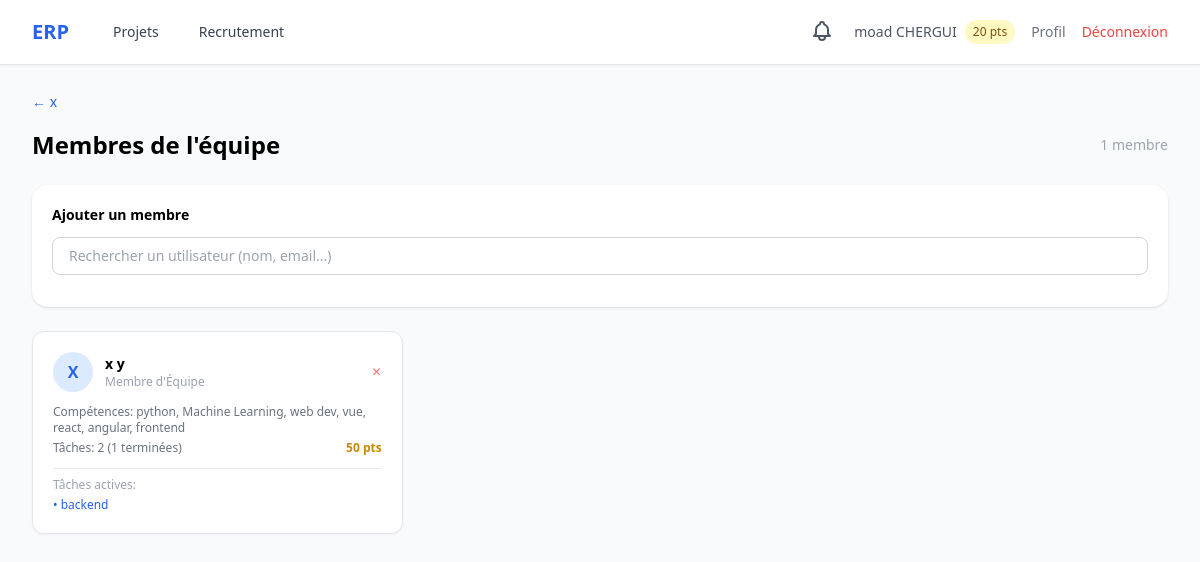
Page /projects/1/members/ (signed in) on the committed database.
### accounts/models.py (models this page shows, shortened)
class User(AbstractUser):
    class Role(models.TextChoices):
        ADMIN = 'admin', 'Administrateur'
        HR_MANAGER = 'hr_manager', 'Responsable RH'
        PROJECT_MANAGER = 'project_manager', 'Chef de Projet'
        TEAM_MEMBER = 'team_member', "Membre d'Équipe"
    role = models.CharField(max_length=20, choices=Role.choices, default=Role.TEAM_MEMBER)
    skills = models.TextField(blank=True, help_text="Compétences séparées par des virgules")
    avatar = models.ImageField(upload_to='avatars/', blank=True, null=True)
    reward_points = models.IntegerField(default=0)
    department = models.ForeignKey(
        Department, on_delete=models.SET_NULL, null=True, blank=True,
        related_name='members', verbose_name="Département"
    )
    @property
    def is_hr(self):
        return self.role == self.Role.HR_MANAGER

### projects/models.py (models this page shows, shortened)
class Project(models.Model):
    name = models.CharField(max_length=200, verbose_name="Nom du projet")
    description = models.TextField(blank=True, verbose_name="Description")
    start_date = models.DateField(verbose_name="Date de début")
    end_date = models.DateField(verbose_name="Date de fin")
    manager = models.ForeignKey(settings.AUTH_USER_MODEL, on_delete=models.CASCADE,
                                 related_name='managed_projects')
    members = models.ManyToManyField(settings.AUTH_USER_MODEL, blank=True,
                                     related_name='projects')
    created_at = models.DateTimeField(auto_now_add=True)
    class Meta:
        ordering = ['-created_at']
        verbose_name = "Projet"

class Task(models.Model):
    class Priority(models.TextChoices):
        LOW = 'low', 'Basse'
        MEDIUM = 'medium', 'Moyenne'
        HIGH = 'high', 'Haute'
        URGENT = 'urgent', 'Urgente'
    class TimeSlot(models.TextChoices):
        MORNING = 'morning', 'Matin'
        AFTERNOON = 'afternoon', 'Après-midi'
    project = models.ForeignKey(Project, on_delete=models.CASCADE, related_name='tasks')
    title = models.CharField(max_length=200, verbose_name="Titre")
    description = models.TextField(blank=True, verbose_name="Description")
    status = models.CharField(max_length=50, default='todo', verbose_name="Statut")
    priority = models.CharField(max_length=10, choices=Priority.choices,
                                 default=Priority.MEDIUM)
    time_slot = models.CharField(max_length=10, choices=TimeSlot.choices,
                                  blank=True, verbose_name="Créneau")
    assigned_to = models.ManyToManyField(settings.AUTH_USER_MODEL, blank=True,
                                          related_name='assigned_tasks')
    deadline = models.DateField(null=True, blank=True, verbose_name="Échéance")
    points = models.IntegerField(default=10, verbose_name="Points de récompense")
    completed_at = models.DateTimeField(null=True, blank=True)
    created_at = models.DateTimeField(auto_now_add=True)
    updated_at = models.DateTimeField(auto_now=True)
    class Meta:
        ordering = ['-priority', 'deadline']
        verbose_name = "Tâche"

### projects/views.py (the view)
# urls.py: path('<int:pk>/members/', views.members_view, name='members_view'),
@login_required
@role_required('admin', 'project_manager')
def members_view(request, pk):
    project = get_object_or_404(Project, pk=pk)
    members = project.members.all()
    member_data = []
    for m in members:
        tasks_count = project.tasks.filter(assigned_to=m).count()
        done_count = project.tasks.filter(assigned_to=m, status='done').count()
        active_tasks = project.tasks.filter(assigned_to=m).exclude(status='done')
        member_data.append({
            'member': m, 'tasks_count': tasks_count,
            'done_count': done_count, 'active_tasks': active_tasks,
        })
    return render(request, 'projects/members.html', {
        'project': project, 'member_data': member_data,
    })

### notifications/context_processors.py (called while the page is built)
def unread_notifications_count(request):
    if request.user.is_authenticated:
        count = request.user.notifications.filter(is_read=False).count()
    else:
        count = 0
    return {'unread_notifications_count': count}

### templates/projects/members.html (shortened to what this page needs)
{% extends 'base.html' %}
{% block content %}
<div class="mb-4">
    <a href="{% url 'projects:project_detail' project.pk %}" class="text-blue-600 text-sm hover:underline">←       {{ project.name }}</a>
</div>
<div class="flex justify-between items-center mb-6">
    <h1 class="text-2xl font-bold">Membres de l'équipe</h1>
    <span class="text-sm text-gray-400">{{ member_data|length }} membre{{ member_data|length|pluralize }}</span>
</div>
{% if user.is_superuser or user.role == 'admin' or user.is_project_manager %}
<div class="bg-white rounded-2xl shadow p-5 mb-6">
    <h2 class="font-semibold text-sm mb-3">Ajouter un membre</h2>
    <input type="text" name="q" placeholder="Rechercher un utilisateur (nom, email...)"
        hx-get="{% url 'projects:member_search' project.pk %}" hx-trigger="keyup changed delay:300ms"
        hx-target="#search-results" hx-swap="innerHTML"
        class="w-full px-4 py-2 border border-gray-300 rounded-lg focus:ring-2 focus:ring-blue-500 text-sm">
</div>
{% endif %}
<div id="member-list">
    {% include 'projects/partials/member_list.html' %}
</div>
{% endblock %}

### templates/base.html (shortened to what this page needs)
<!doctype html>
<html lang="fr" class="h-full bg-gray-50">
  <head>
    <script src="https://cdn.tailwindcss.com"></script>
  </head>
  <body class="h-full" hx-headers='{"X-CSRFToken": "{{ csrf_token }}"}'>
    <div class="min-h-full">
      <nav class="bg-white shadow-sm border-b">
        <div class="mx-auto max-w-7xl px-4 sm:px-6 lg:px-8">
          <div class="flex h-16 items-center justify-between">
            <div class="flex items-center space-x-8">
              <a
                href="{% url 'projects:dashboard' %}"
                class="text-xl font-bold text-blue-600"
                >ERP</a
              >
              {% if user.is_authenticated %}
              <div class="flex space-x-4">
                <a
                  href="{% url 'projects:dashboard' %}"
                  class="text-gray-700 hover:text-blue-600 px-3 py-2 text-sm font-medium"
                  >Projets</a
                >
                {% if user.is_hr or user.is_superuser or user.role == 'admin' %}
                <a
                  href="{% url 'hiring:job_list' %}"
                  class="text-gray-700 hover:text-blue-600 px-3 py-2 text-sm font-medium"
                  >Recrutement</a
                >
                {% endif %}
              </div>
              {% endif %}
            </div>
            <div class="flex items-center space-x-4">
              {% if user.is_authenticated %}
              <div class="relative" id="notif-wrapper">
                <button
                  id="notif-btn"
                  onclick="toggleNotif(event)"
                  hx-get="{% url 'notifications:dropdown' %}"
                  hx-target="#notif-dropdown-panel"
                  hx-swap="innerHTML"
                  hx-trigger="click"
                  class="relative text-gray-600 hover:text-blue-600 p-1"
                >
                </button>
              </div>
              <div class="flex items-center space-x-2">
                <span class="text-sm text-gray-600"
                  >{{ user.get_full_name|default:user.username }}</span
                >
                <span
                  class="bg-yellow-100 text-yellow-800 text-xs px-2 py-1 rounded-full"
                  >{{ user.reward_points }} pts</span
                >
              </div>
              <a
                href="{% url 'accounts:profile' %}"
                class="text-sm text-gray-500 hover:text-blue-600"
                >Profil</a
              >
              <a
                href="{% url 'accounts:logout' %}"
                class="text-sm text-red-500 hover:text-red-700"
                >Déconnexion</a
              >
              {% else %}
              <a
                href="{% url 'accounts:login' %}"
                class="text-sm text-blue-600 hover:text-blue-800 font-medium"
                >Connexion</a
              >
              {% endif %}
            </div>
          </div>
        </div>
      </nav>
      <main class="mx-auto max-w-7xl px-4 sm:px-6 lg:px-8 py-6">
        {% block content %}{% endblock %}
      </main>
    </div>
  </body>
</html>

### templates/projects/partials/member_list.html (shortened to what this page needs)
<div class="grid gap-3 sm:grid-cols-2 lg:grid-cols-3">
    {% for item in member_data %}
    <div class="bg-white rounded-xl shadow-sm border p-5" id="member-card-{{ item.member.pk }}">
        <div class="flex items-center justify-between mb-3">
            <div class="flex items-center space-x-3">
                <div
                    class="w-10 h-10 bg-blue-100 rounded-full flex items-center justify-center text-blue-600 font-bold">
                    {{ item.member.username|first|upper }}
                </div>
                <div>
                    <p class="font-semibold text-sm">{{ item.member.get_full_name|default:item.member.username }}</p>
                    <p class="text-xs text-gray-400">{{ item.member.get_role_display }}{% if item.member.department %} &middot; {{ item.member.department }}{% endif %}</p>
                </div>
            </div>
            {% if user.is_superuser or user.role == 'admin' or user.is_project_manager %}
            <button hx-post="{% url 'projects:member_remove' project.pk item.member.pk %}" hx-target="#member-list"
                hx-swap="innerHTML"
                hx-confirm="Retirer {{ item.member.get_full_name|default:item.member.username }} du projet ?"
                class="text-red-400 hover:text-red-600 text-xs" title="Retirer du projet">
                ✕
            </button>
            {% endif %}
        </div>
        <div class="text-xs text-gray-500 space-y-1">
            <p>Compétences: {{ item.member.skills|default:"—" }}</p>
            <div class="flex justify-between">
                <span>Tâches: {{ item.tasks_count }} ({{ item.done_count }} terminées)</span>
                <span class="text-yellow-600 font-bold">{{ item.member.reward_points }} pts</span>
            </div>
        </div>
        {% if item.active_tasks %}
        <div class="mt-3 border-t pt-2">
            <p class="text-xs text-gray-400 mb-1">Tâches actives:</p>
            {% for task in item.active_tasks|slice:":3" %}
            <a href="{% url 'projects:task_detail' task.pk %}"
                class="block text-xs text-blue-600 hover:underline truncate">• {{ task.title }}</a>
            {% endfor %}
        </div>
        {% endif %}
    </div>
    {% empty %}
    <p class="text-gray-400 text-center py-4 col-span-3">Aucun membre dans ce projet.</p>
    {% endfor %}
</div>

### rows in the picture
User: get_full_name "moad CHERGUI", reward_points "20"
Project: name "x"
User: member.username|first "X", member.get_full_name "x y", member.role "Membre d'Équipe", member.skills "python, Machine Learning, web dev, vue, react, angular, frontend", tasks_count "2", done_count "1", member.reward_points "50"
Task: title "backend"

### other values in the picture
{{ member_data|length }} "1"
